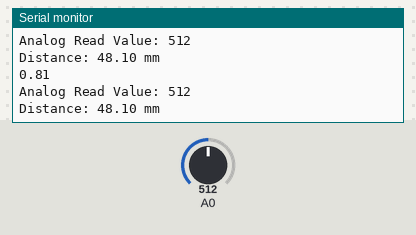
The sketch below on a simulated Arduino Uno, built with avr-gcc and run on an emulated ATmega328P. Shown: the last lines printed to the serial monitor. Inputs (shaded band) come from the test bench; at power-on: A0 = 512.

Above: at 1.8 s.
1.9 s: A0 set to 716
At 2.8 s:
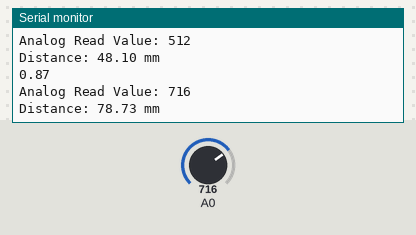
3.4 s: A0 set to 900
At 4.7 s:
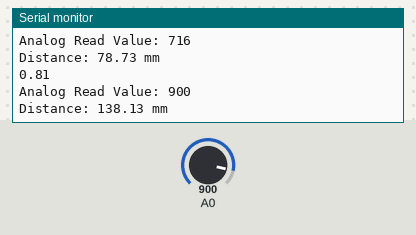
Timing chart, 0 to 6.4 s (numbered marks = the images above; inputs shaded):
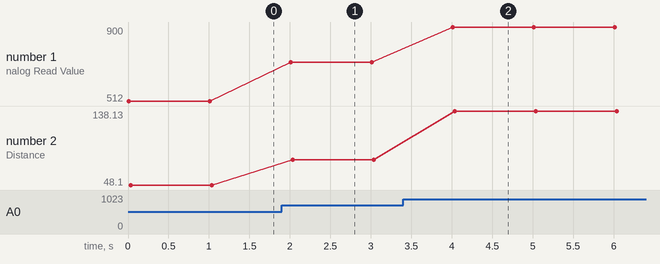

Measured:
- after the input at 1.9 s, the serial monitor: prints a new line after 0.10 s (image 1)
- after the input at 3.4 s, the serial monitor: prints a new line after 0.61 s (image 2)
- plotted number 1: 512 → 716 after the input at 1.9 s, 716 → 900 after the input at 3.4 s
- plotted number 2: 48.1 → 78.73 after the input at 1.9 s, 78.73 → 138.13 after the input at 3.4 s

The sketch:

Linear_Sensor_Code_Linear_Regression.ino
```cpp
struct M {
  int digital_input;
  float distance_mm;
};
const int N =25;
struct M measured[N] ={{320,20},{356,30},{431,40},{531,50},{603,60},{668,70},{723,80},{769,90},{813,100},
                       {845,110},{866,120},{887,130},{903,140},{911,150},{922,160},{930,170},{935,180},{940,190},{944,200},
                       {947,210},{950,220},{952,230},{953,240},{955,250}} ;

int reading;
float distance;

String distanceOutput;
String distanceLabel = "Distance: ";
String readingOutput;
String readingLabel = "Analog Read Value: ";
String mm = " mm";


void setup() {
  // put your setup code here, to run once:
  Serial.begin(9600);
}

void loop() {
  // put your main code here, to run repeatedly:
  reading = analogRead(0);
  distance = Get_distance_from_voltage_reading(reading);
  readingOutput = readingLabel + String(reading);
  distanceOutput = distanceLabel + String(distance) + mm;
  Serial.println(readingOutput);
  Serial.println(distanceOutput);
  delay(1000);
}

float Get_distance_from_voltage_reading(int r){
  if(r >1000){
    return 1;
  }
  int i =0;
  while(i < N && measured[i].digital_input <= r){
    i++;
  }
  i--;

  float lower_bound = measured[i].distance_mm;
  int ub_idx = ((i+1) < N) ? i+1 : i;
  float upper_bound = measured[ub_idx].distance_mm;
  float interval_distance = measured[ub_idx].digital_input - measured[i].digital_input;
  float multiplier = ((r - measured[i].digital_input)/interval_distance);
  float value = lower_bound + (upper_bound - lower_bound)* multiplier;
  Serial.println(multiplier);
  return value;
}
```
